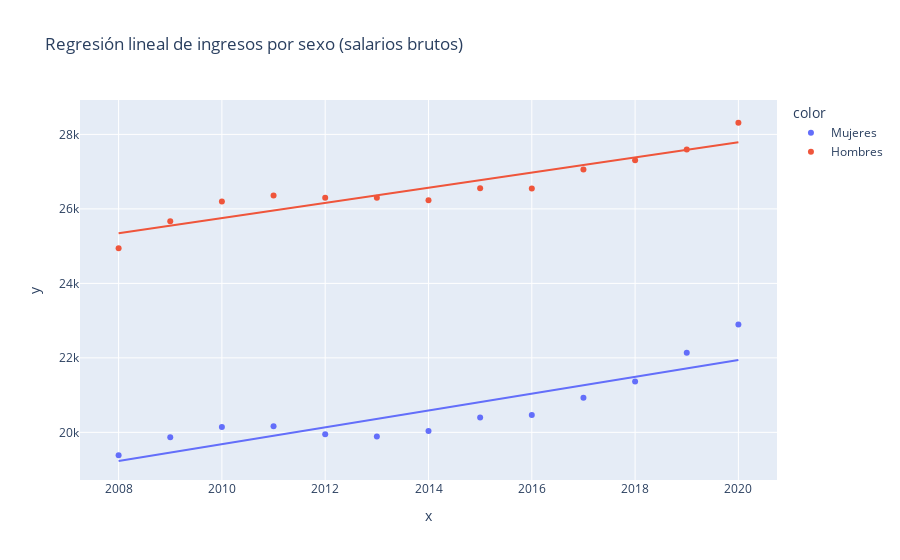

Source (notebook cell):
### Code cell
import plotly.express as px

fig = px.scatter(df_sexos, x=df_sexos[df_sexos['Nacionalidad'] == 'Española']['Periodo'], y=df_sexos[df_sexos['Nacionalidad'] == 'Española']['Total'], color=df_sexos[df_sexos['Nacionalidad'] == 'Española']['Sexo'], trendline='ols', title = "Regresión lineal de ingresos por sexo (salarios brutos)")
# fig.update_traces(selector=dict(mode='markers'), visible = False, )
fig.show()

### Figure 1 — Plotly figure (JSON) as saved in the notebook; plotly's stock layout.template omitted (floating-point values rounded to 4 significant figures)
{"data": [{"hovertemplate": "color=Mujeres<br>x=%{x}<br>y=%{y}<extra></extra>", "legendgroup": "Mujeres", "marker": {"color": "#636efa", "symbol": "circle"}, "mode": "markers", "name": "Mujeres", "orientation": "v", "showlegend": true, "type": "scatter", "x": [2020, 2019, 2018, 2017, 2016, 2015, 2014, 2013, 2012, 2011, 2010, 2009, 2008], "xaxis": "x", "y": [22890.0, 22140.0, 21370.0, 20930.0, 20460.0, 20400.0, 20040.0, 19890.0, 19950.0, 20170.0, 20140.0, 19870.0, 19380.0], "yaxis": "y"}, {"hovertemplate": "<b>OLS trendline</b><br>y = 225.975 * x + -434527<br>R<sup>2</sup>=0.771868<br><br>color=Mujeres<br>x=%{x}<br>y=%{y} <b>(trend)</b><extra></extra>", "legendgroup": "Mujeres", "marker": {"color": "#636efa", "symbol": "circle"}, "mode": "lines", "name": "Mujeres", "showlegend": false, "type": "scatter", "x": [2008, 2009, 2010, 2011, 2012, 2013, 2014, 2015, 2016, 2017, 2018, 2019, 2020], "xaxis": "x", "y": [19230.0, 19460.0, 19680.0, 19910.0, 20130.0, 20360.0, 20590.0, 20810.0, 21040.0, 21260.0, 21490.0, 21720.0, 21940.0], "yaxis": "y"}, {"hovertemplate": "color=Hombres<br>x=%{x}<br>y=%{y}<extra></extra>", "legendgroup": "Hombres", "marker": {"color": "#EF553B", "symbol": "circle"}, "mode": "markers", "name": "Hombres", "orientation": "v", "showlegend": true, "type": "scatter", "x": [2020, 2019, 2018, 2017, 2016, 2015, 2014, 2013, 2012, 2011, 2010, 2009, 2008], "xaxis": "x", "y": [28310.0, 27590.0, 27300.0, 27060.0, 26550.0, 26560.0, 26230.0, 26300.0, 26300.0, 26360.0, 26200.0, 25670.0, 24940.0], "yaxis": "y"}, {"hovertemplate": "<b>OLS trendline</b><br>y = 203.871 * x + -384030<br>R<sup>2</sup>=0.863496<br><br>color=Hombres<br>x=%{x}<br>y=%{y} <b>(trend)</b><extra></extra>", "legendgroup": "Hombres", "marker": {"color": "#EF553B", "symbol": "circle"}, "mode": "lines", "name": "Hombres", "showlegend": false, "type": "scatter", "x": [2008, 2009, 2010, 2011, 2012, 2013, 2014, 2015, 2016, 2017, 2018, 2019, 2020], "xaxis": "x", "y": [25340.0, 25550.0, 25750.0, 25960.0, 26160.0, 26360.0, 26570.0, 26770.0, 26980.0, 27180.0, 27380.0, 27590.0, 27790.0], "yaxis": "y"}], "layout": {"legend": {"title": {"text": "color"}, "tracegroupgap": 0}, "title": {"text": "Regresión lineal de ingresos por sexo (salarios brutos)"}, "xaxis": {"anchor": "y", "domain": [0, 1], "title": {"text": "x"}}, "yaxis": {"anchor": "x", "domain": [0, 1], "title": {"text": "y"}}}}
